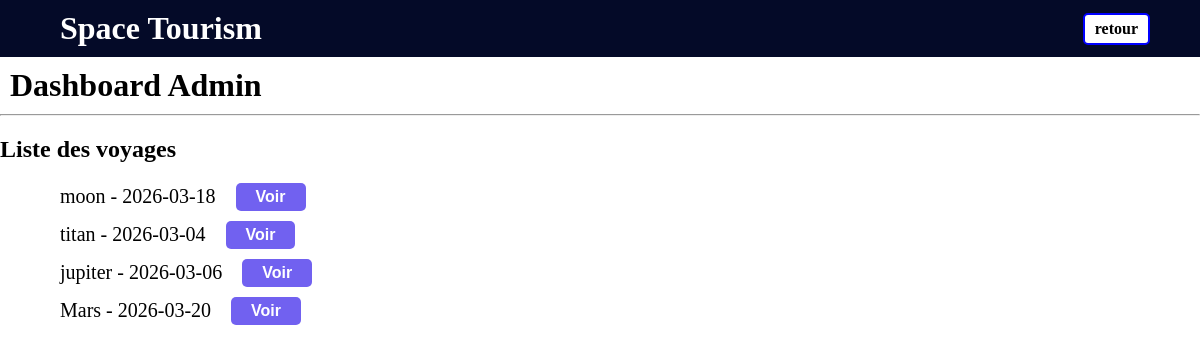
The app's page /admin/listVoyage.php (signed in) with its own data.
### tables this page shows
CREATE TABLE `product` (
  `id` int(11) NOT NULL AUTO_INCREMENT,
  `name` varchar(256) NOT NULL,
  `illustration` varchar(256) DEFAULT NULL,
  `departure_date` date NOT NULL,
  `max_passengers` int(11) NOT NULL,
  `price` int(11) NOT NULL,
    PRIMARY KEY (id)
);

### classes/AbstractRepository.php (called while the page is built, shortened)
<?php
abstract class AbstractRepository
{
    public function __construct()
    {
        $this->db = new PDO("mysql:host={$_ENV['db_host']};dbname={$_ENV['db_name']};port={$_ENV['db_port']}", $_ENV['db_user'], $_ENV['db_password']);
    }
}

### classes/dbProduct.php (called while the page is built, shortened)
<?php
class DbProduct extends AbstractRepository
{
public function fetchAllProduct(): array
{
    $stmt = $this->db->prepare('SELECT * FROM product');
    $stmt->execute();
    return $stmt->fetchAll(PDO::FETCH_CLASS, Product::class);
}
}

### admin/listVoyage.php (the view, shortened to what this page needs)
<?php
$dbProduct = new DbProduct();
$resultProduct = $dbProduct->fetchAllProduct();
?>
<!DOCTYPE html>
<html lang="en">
<head>
    <link rel="stylesheet" href="../style.css">
</head>
<body>
    <div class="header">
        <h1>Space Tourism</h1>
        <a href="/admin/index.php">retour</a>
    </div>
    <h1>Dashboard Admin</h1>
    <hr>
    <h2 class="h2">Liste des voyages</h2>
    <ul>
        <?php foreach ($resultProduct as $product) { ?>
            <li>
                <?= sprintf('%s - %s', $product->name, $product->departure_date ?: "Inconnu") ?>
                <form action="/admin/voyage.php" method="get">
                    <button type="submit">Voir</button>
                </form>
            </li>
        <?php } ?>
    </ul>
</body>
</html>

### style.css (style rules this page uses)
body { margin: 0px; }
ul { margin-block-end: 0; margin-block-start: 0; margin-bottom: 20px; }
form { display: flex; }
li { display: flex; align-items: center; font-size: 20px; font-weight: 500; margin-left: 20px; gap: 20px; margin-bottom: 10px; }
h1 { margin: 10px 10px; }
button { padding: 5px 20px; border-radius: 5px; background-color: rgb(113, 97, 240); border: none; color: white; font-size: 16px; font-weight: 600; }
a { padding: 5px 10px; border: solid 2px blue; border-radius: 5px; text-decoration: none; color: black; font-weight: 600; }
.header { display: flex; background-color: rgb(4, 10, 40); color: white; justify-content: space-between; padding-inline: 50px; }
.header a { background-color: white; align-self: center; }

### records on screen
product: name "moon", departure_date "2026-03-18"
product: name "titan", departure_date "2026-03-04"
product: name "jupiter", departure_date "2026-03-06"
product: name "Mars", departure_date "2026-03-20"
